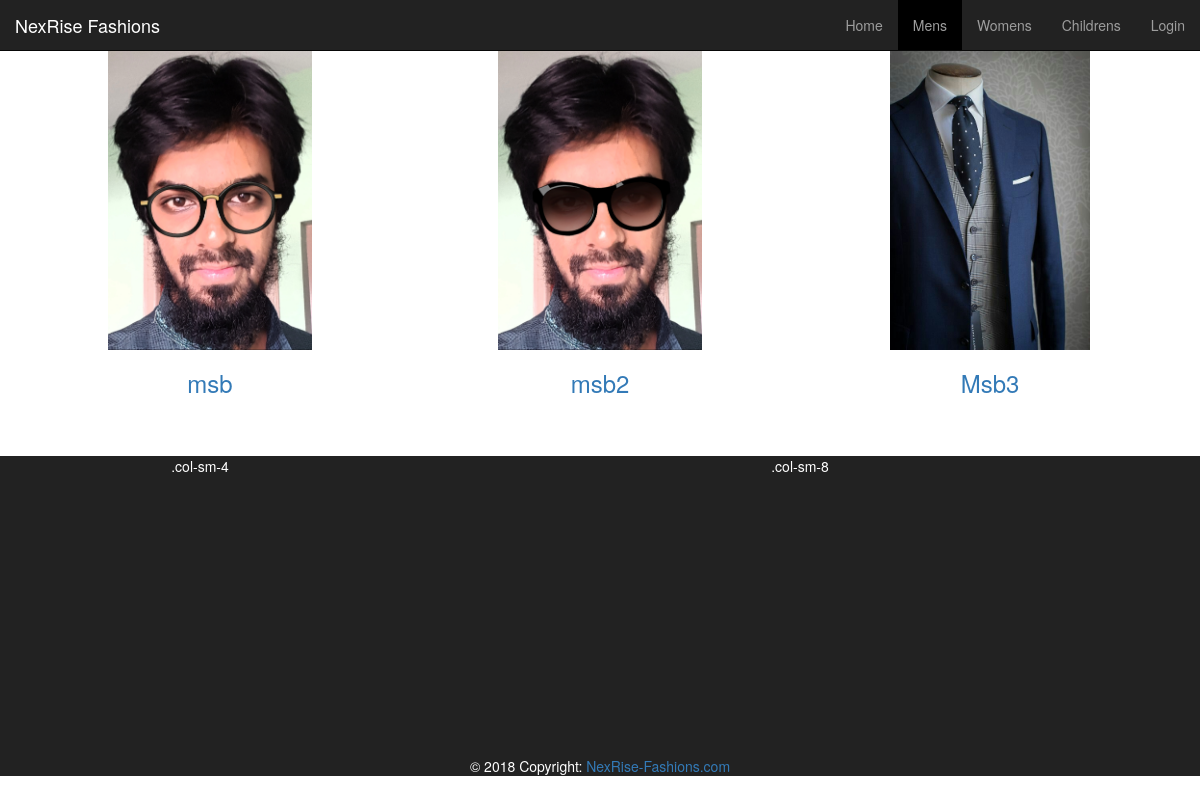
The page /mens/ on the database as committed earlier.
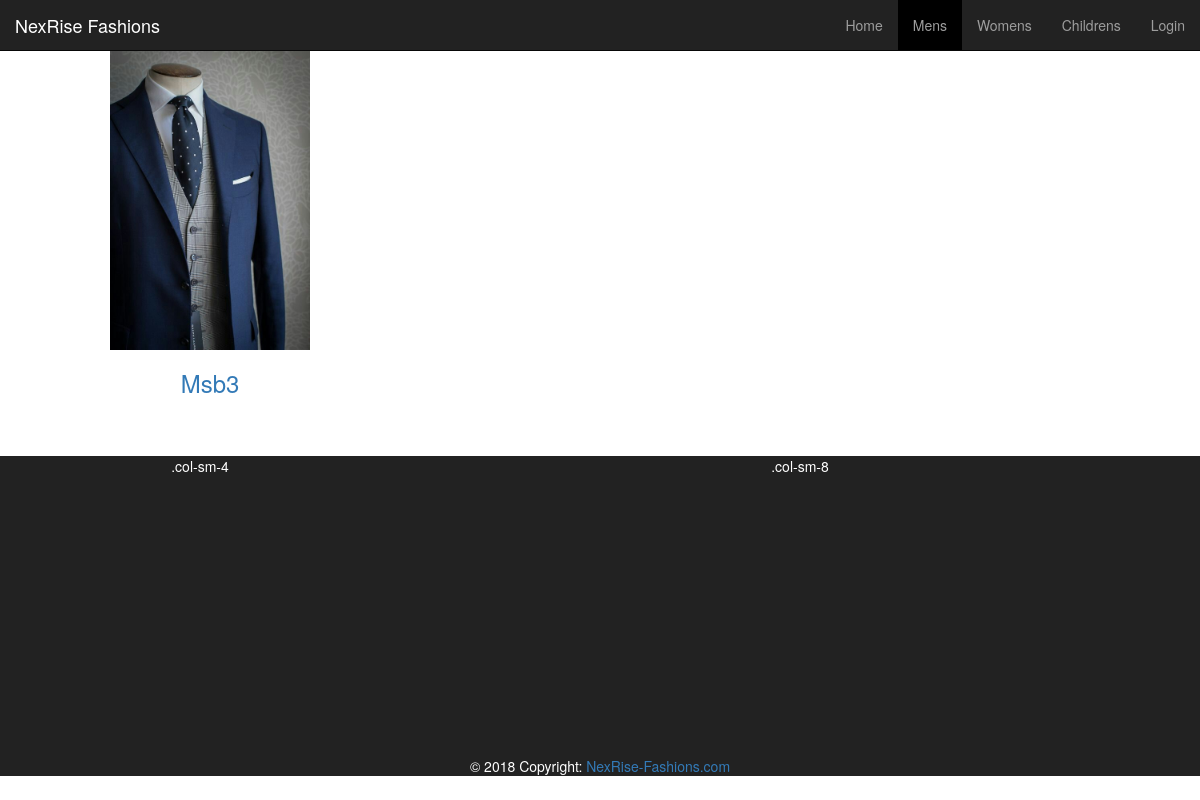
The same page on the database as committed later.
### myblog/models.py (models this page shows, shortened)
class Men(models.Model):
    title = models.TextField(max_length=50, default='')
    cover = models.ImageField(upload_to='images/mens/')

### myblog/views.py (the view)
# urls.py: path('mens/', views.mens, name='mens'),
def mens(request):
    mens = {'name': Men.objects.all()}
    return render(request, 'myblog/mens.html', mens)

### myblog/templates/myblog/mens.html (shortened to what this page needs)
{% extends 'base.html' %}
{% block body %}
<div class="container-fluid">
<div class="row">
  <div class="col-md-12">
    <div class="mdb-lightbox no-margin">
      {% for x in name %}
      <figure style="text-align:center;"class="col-md-4">
        <a class="black-text" href="{{ x.cover.url }}" data-size="1600x1067">
          <img style="height:300px; width:;" alt="picture" src="{{ x.cover.url }}" class="img-fluid">
          <h3 class="text-center my-3">{{ x.title }}</h3>
        </a>
      </figure>
      {% endfor %}
    </div>
  </div>
</div>
</div>
{% endblock %}

Rows that differ between the two databases and show on the page:
removed Men: cover (picture), title "msb"
removed Men: cover (picture), title "msb2"
